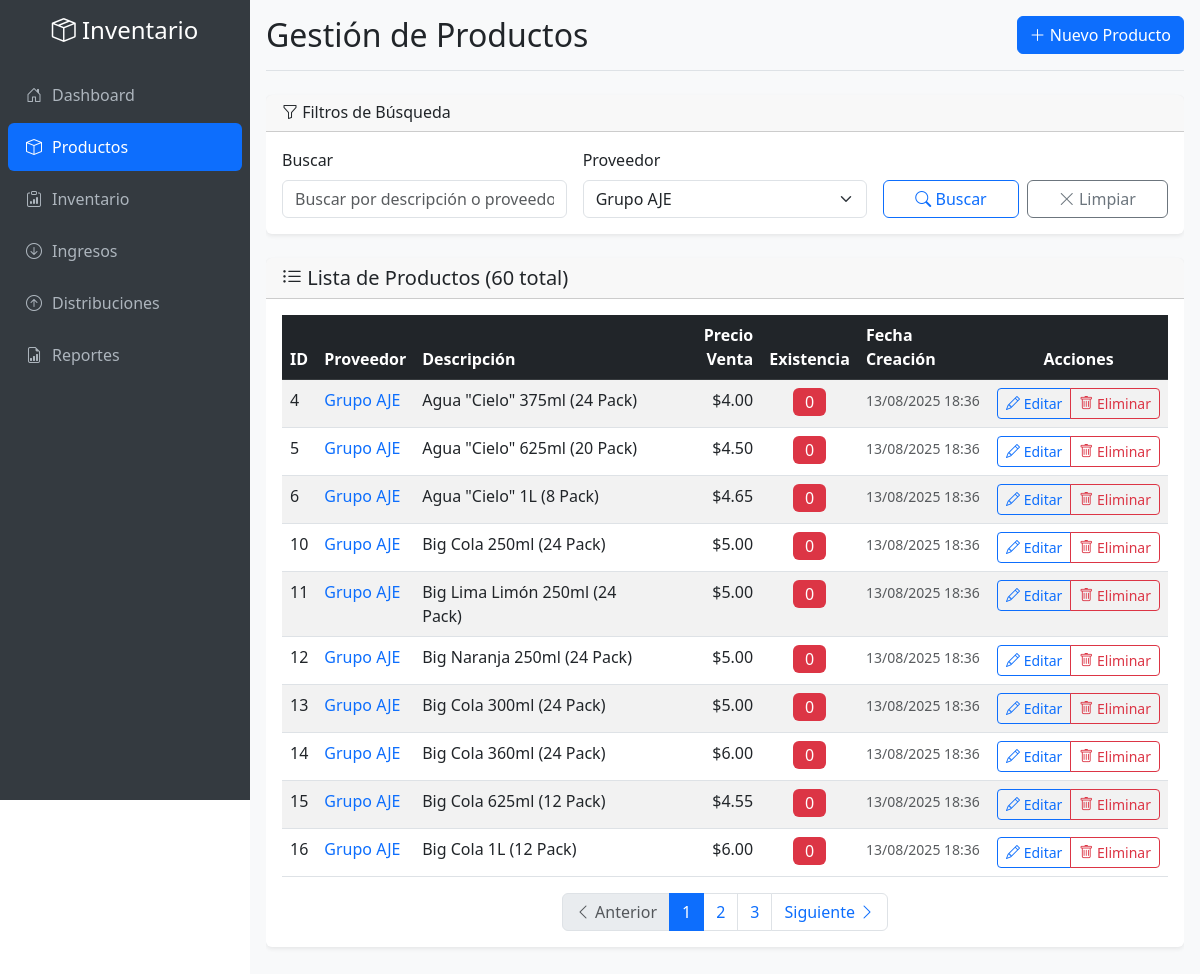
The page /productos.php?proveedor=Grupo AJE on the database its author committed.
### tables this page shows
CREATE TABLE productos (
    id INT PRIMARY KEY AUTO_INCREMENT,
    proveedor VARCHAR(255) NOT NULL,
    descripcion TEXT NOT NULL,
    precio_venta DECIMAL(10,2) NOT NULL,
    existencia INT DEFAULT 0,
    fecha_creacion TIMESTAMP DEFAULT CURRENT_TIMESTAMP,
    fecha_actualizacion TIMESTAMP DEFAULT CURRENT_TIMESTAMP ON UPDATE CURRENT_TIMESTAMP
);

### productos.php (the view, shortened to what this page needs)
<?php
$database = new Database();
$db = $database->getConnection();
$page = isset($_GET['page']) ? (int)$_GET['page'] : 1;
$limit = 10;
$offset = ($page - 1) * $limit;
$search = isset($_GET['search']) ? $_GET['search'] : '';
$proveedor_filter = isset($_GET['proveedor']) ? $_GET['proveedor'] : '';
$where_conditions = [];
$params = [];
if (!empty($proveedor_filter)) {
    $where_conditions[] = "proveedor = ?";
    $params[] = $proveedor_filter;
}
$where_clause = !empty($where_conditions) ? "WHERE " . implode(" AND ", $where_conditions) : "";
$count_query = "SELECT COUNT(*) as total FROM productos $where_clause";
$stmt_count = $db->prepare($count_query);
$stmt_count->execute($params);
$total_productos = $stmt_count->fetch()['total'];
$total_pages = ceil($total_productos / $limit);
$query = "SELECT * FROM productos $where_clause ORDER BY fecha_creacion DESC LIMIT $limit OFFSET $offset";
$stmt = $db->prepare($query);
$stmt->execute($params);
$productos = $stmt->fetchAll();
$stmt_proveedores = $db->prepare("SELECT DISTINCT proveedor FROM productos ORDER BY proveedor");
$stmt_proveedores->execute();
$proveedores = $stmt_proveedores->fetchAll();
?>
<!DOCTYPE html>
<html lang="es">
<head>
    <link href="https://cdn.jsdelivr.net/npm/bootstrap@5.3.0/dist/css/bootstrap.min.css" rel="stylesheet">
    <link href="https://cdn.jsdelivr.net/npm/bootstrap-icons@1.10.0/font/bootstrap-icons.css" rel="stylesheet">
</head>
<body>
    <div class="app-container">
        <nav class="sidebar" id="sidebar">
            <div class="pt-3">
                <div class="text-center mb-4">
                    <h4 class="text-white d-none d-lg-block">
                        <i class="bi bi-box-seam"></i> Inventario
                    </h4>
                </div>
                <ul class="nav flex-column">
                    <li class="nav-item">
                        <a class="nav-link" href="index.php">
                            <i class="bi bi-house-door"></i> Dashboard
                        </a>
                    </li>
                    <li class="nav-item">
                        <a class="nav-link active" href="productos.php">
                            <i class="bi bi-box"></i> Productos
                        </a>
                    </li>
                    <li class="nav-item">
                        <a class="nav-link" href="inventario.php">
                            <i class="bi bi-clipboard-data"></i> Inventario
                        </a>
                    </li>
                    <li class="nav-item">
                        <a class="nav-link" href="ingresos.php">
                            <i class="bi bi-arrow-down-circle"></i> Ingresos
                        </a>
                    </li>
                    <li class="nav-item">
                        <a class="nav-link" href="distribuciones.php">
                            <i class="bi bi-arrow-up-circle"></i> Distribuciones
                        </a>
                    </li>
                    <li class="nav-item">
                        <a class="nav-link" href="reportes.php">
                            <i class="bi bi-file-earmark-bar-graph"></i> Reportes
                        </a>
                    </li>
                </ul>
            </div>
        </nav>
        <main class="main-content">
            <div class="content-wrapper">
                <div class="d-flex justify-content-between flex-wrap align-items-center mb-4 pb-3 border-bottom">
                    <h1 class="h2 mb-0">Gestión de Productos</h1>
                    <button type="button" class="btn btn-primary" data-bs-toggle="modal" data-bs-target="#modalProducto">
                        <i class="bi bi-plus-lg"></i>
                        <span class="d-none d-sm-inline">Nuevo Producto</span>
                    </button>
                </div>
                <div class="card mb-4 animate-in">
                    <div class="card-header">
                        <h6 class="mb-0">
                            <i class="bi bi-funnel"></i> Filtros de Búsqueda
                        </h6>
                    </div>
                    <div class="card-body">
                        <form method="GET" class="row g-3">
                            <div class="col-md-4">
                                <label for="search" class="form-label">Buscar</label>
                                <input type="text" class="form-control" id="search" name="search"
                                       value="<?php echo htmlspecialchars($search); ?>"
                                       placeholder="Buscar por descripción o proveedor...">
                            </div>
                            <div class="col-md-4">
                                <label for="proveedor" class="form-label">Proveedor</label>
                                <select class="form-select" id="proveedor" name="proveedor">
                                    <?php foreach ($proveedores as $proveedor): ?>
                                        <option value="<?php echo htmlspecialchars($proveedor['proveedor']); ?>"
                                                <?php echo $proveedor_filter == $proveedor['proveedor'] ? 'selected' : ''; ?>>
                                            <?php echo htmlspecialchars($proveedor['proveedor']); ?>
                                        </option>
                                    <?php endforeach; ?>
                                </select>
                            </div>
                            <div class="col-md-4 d-flex align-items-end gap-2">
                                <button type="submit" class="btn btn-outline-primary flex-fill">
                                    <i class="bi bi-search"></i>
                                    <span class="d-none d-sm-inline">Buscar</span>
                                </button>
                                <a href="productos.php" class="btn btn-outline-secondary flex-fill">
                                    <i class="bi bi-x-lg"></i>
                                    <span class="d-none d-sm-inline">Limpiar</span>
                                </a>
                            </div>
                        </form>
                    </div>
                </div>
                <div class="card animate-in">
                    <div class="card-header">
                        <h5 class="card-title mb-0">
                            <i class="bi bi-list-ul"></i>
                            Lista de Productos (<?php echo number_format($total_productos); ?> total)
                        </h5>
                    </div>
                    <div class="card-body">
                        <?php if (count($productos) > 0): ?>
                            <div class="table-responsive">
                                <table class="table table-striped table-hover mb-0">
                                    <thead class="table-dark">
                                        <tr>
                                            <th>ID</th>
                                            <th>Proveedor</th>
                                            <th>Descripción</th>
                                            <th class="text-end">Precio Venta</th>
                                            <th class="text-center">Existencia</th>
                                            <th class="d-none d-md-table-cell">Fecha Creación</th>
                                            <th class="table-actions text-center">Acciones</th>
                                        </tr>
                                    </thead>
                                    <tbody>
                                        <?php foreach ($productos as $producto): ?>
                                            <tr>
                                                <td class="fw-medium"><?php echo $producto['id']; ?></td>
                                                <td>
                                                    <span class="fw-medium text-primary">
                                                        <?php echo htmlspecialchars($producto['proveedor']); ?>
                                                    </span>
                                                </td>
                                                <td>
                                                    <span title="<?php echo htmlspecialchars($producto['descripcion']); ?>">
                                                        <?php echo htmlspecialchars($producto['descripcion']); ?>
                                                    </span>
                                                </td>
                                                <td class="text-end fw-medium">
                                                    $<?php echo number_format($producto['precio_venta'], 2); ?>
                                                </td>
                                                <td class="text-center">
                                                    <span class="badge fs-6 <?php echo $producto['existencia'] == 0 ? 'bg-danger' : ($producto['existencia'] < 10 ? 'bg-warning text-dark' : 'bg-success'); ?>">
                                                        <?php echo number_format($producto['existencia']); ?>
                                                    </span>
                                                </td>
                                                <td class="d-none d-md-table-cell text-muted">
                                                    <small><?php echo date('d/m/Y H:i', strtotime($producto['fecha_creacion'])); ?></small>
                                                </td>
                                                <td class="table-actions text-center">
                                                    <div class="btn-group" role="group">
                                                        <button type="button" class="btn btn-sm btn-outline-primary"
                                                                onclick="editarProducto(<?php echo htmlspecialchars(json_encode($producto)); ?>)"
                                                                title="Editar producto">
                                                            <i class="bi bi-pencil"></i>
                                                            <span class="d-none d-lg-inline"> Editar</span>
                                                        </button>
                                                        <button type="button" class="btn btn-sm btn-outline-danger"
                                                                onclick="eliminarProducto(<?php echo $producto['id']; ?>, '<?php echo htmlspecialchars($producto['descripcion']); ?>')"
                                                                title="Eliminar producto">
                                                            <i class="bi bi-trash"></i>
                                                            <span class="d-none d-lg-inline"> Eliminar</span>
                                                        </button>
                                                    </div>
                                                </td>
                                            </tr>
                                        <?php endforeach; ?>
                                    </tbody>
                                </table>
                            </div>
                            <?php if ($total_pages > 1): ?>
                                <nav aria-label="Navegación de productos" class="mt-3">
                                    <ul class="pagination justify-content-center mb-0">
                                        <li class="page-item <?php echo $page <= 1 ? 'disabled' : ''; ?>">
                                            <a class="page-link" href="?page=<?php echo $page - 1; ?>&search=<?php echo urlencode($search); ?>&proveedor=<?php echo urlencode($proveedor_filter); ?>">
                                                <i class="bi bi-chevron-left"></i>
                                                <span class="d-none d-sm-inline"> Anterior</span>
                                            </a>
                                        </li>
                                        <?php for ($i = max(1, $page - 2); $i <= min($total_pages, $page + 2); $i++): ?>
                                            <li class="page-item <?php echo $i == $page ? 'active' : ''; ?>">
                                                <a class="page-link" href="?page=<?php echo $i; ?>&search=<?php echo urlencode($search); ?>&proveedor=<?php echo urlencode($proveedor_filter); ?>"><?php echo $i; ?></a>
                                            </li>
                                        <?php endfor; ?>
                                        <li class="page-item <?php echo $page >= $total_pages ? 'disabled' : ''; ?>">
                                            <a class="page-link" href="?page=<?php echo $page + 1; ?>&search=<?php echo urlencode($search); ?>&proveedor=<?php echo urlencode($proveedor_filter); ?>">
                                                <span class="d-none d-sm-inline">Siguiente </span>
                                                <i class="bi bi-chevron-right"></i>
                                            </a>
                                        </li>
                                    </ul>
                                </nav>
                            <?php endif; ?>
                        <?php endif; ?>
                    </div>
                </div>
            </div>
        </main>
    </div>
</body>
</html>

### productos.php (style rules this page uses)
* { box-sizing: border-box; }
body { margin: 0; padding: 0; overflow-x: hidden; }
.app-container { display: flex; min-height: 100vh; width: 100%; }
.sidebar { background-color: #343a40; width: 250px; min-height: 100vh; position: fixed; top: 0; left: 0; z-index: 1000; overflow-y: auto; transition: transform 0.3s ease; }
.sidebar .nav-link { color: #adb5bd; padding: 0.75rem 1rem; border-radius: 0.375rem; margin: 0.125rem 0.5rem; display: flex; align-items: center; }
.sidebar .nav-link.active { color: #fff; background-color: #0d6efd; }
.sidebar .nav-link i { width: 20px; margin-right: 8px; text-align: center; }
.main-content { flex: 1; margin-left: 250px; min-height: 100vh; width: calc(100% - 250px); padding: 1rem; background-color: #f8f9fa; }
.table-actions { white-space: nowrap; }
.btn-sm { padding: 0.25rem 0.5rem; font-size: 0.875rem; }
.card { border: none; box-shadow: 0 0.125rem 0.25rem rgba(0, 0, 0, 0.075); margin-bottom: 1rem; }
.content-wrapper { width: 100%; max-width: 100%; overflow-x: auto; }
.animate-in { animation: slideIn 0.3s ease-out; }
.badge { font-weight: 500; padding: 0.375em 0.75em; }
.table-responsive { position: relative; }
.table-responsive::after { content: ''; position: absolute; top: 0; right: 0; bottom: 0; width: 20px; background: linear-gradient(to left, rgba(248,249,250,1) 0%, rgba(248,249,250,0) 100%); pointer-events: none; opacity: 0; transition: opacity 0.3s ease; }

### rows shown on the page
productos: id "4", proveedor "Grupo AJE", descripcion "Agua \"Cielo\" 375ml (24 Pack)", precio_venta "4.00", existencia "0", fecha_creacion "13/08/2025 18:36"
productos: id "5", proveedor "Grupo AJE", descripcion "Agua \"Cielo\" 625ml (20 Pack)", precio_venta "4.50", existencia "0", fecha_creacion "13/08/2025 18:36"
productos: id "6", proveedor "Grupo AJE", descripcion "Agua \"Cielo\" 1L (8 Pack)", precio_venta "4.65", existencia "0", fecha_creacion "13/08/2025 18:36"
productos: id "10", proveedor "Grupo AJE", descripcion "Big Cola 250ml (24 Pack)", precio_venta "5.00", existencia "0", fecha_creacion "13/08/2025 18:36"
productos: id "11", proveedor "Grupo AJE", descripcion "Big Lima Limón 250ml (24 Pack)", precio_venta "5.00", existencia "0", fecha_creacion "13/08/2025 18:36"
productos: id "12", proveedor "Grupo AJE", descripcion "Big Naranja 250ml (24 Pack)", precio_venta "5.00", existencia "0", fecha_creacion "13/08/2025 18:36"
productos: id "13", proveedor "Grupo AJE", descripcion "Big Cola 300ml (24 Pack)", precio_venta "5.00", existencia "0", fecha_creacion "13/08/2025 18:36"
productos: id "14", proveedor "Grupo AJE", descripcion "Big Cola 360ml (24 Pack)", precio_venta "6.00", existencia "0", fecha_creacion "13/08/2025 18:36"
productos: id "15", proveedor "Grupo AJE", descripcion "Big Cola 625ml (12 Pack)", precio_venta "4.55", existencia "0", fecha_creacion "13/08/2025 18:36"
productos: id "16", proveedor "Grupo AJE", descripcion "Big Cola 1L (12 Pack)", precio_venta "6.00", existencia "0", fecha_creacion "13/08/2025 18:36"

### other values the page prints
$total_productos "60"
form field proveedor "Grupo AJE"
